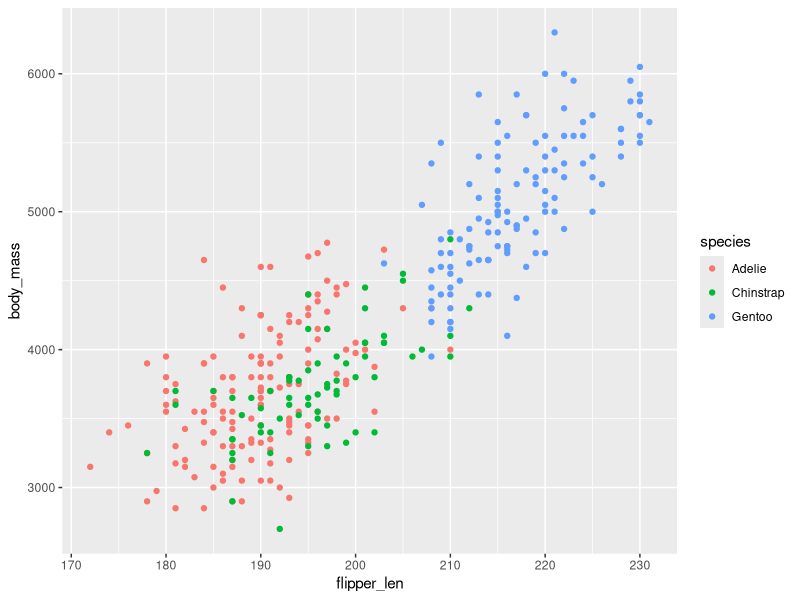

Recreate this plot in R.
## ---- chunk 1
#| echo: true
#| warning: false
#| error: false

# load library
library(tidyverse)

# filter only adelie penguins
adelie_penguins <- penguins |>
  filter(species == "Adelie") |>
  head(5)

# inspect data
glimpse(adelie_penguins)

## ---- chunk 2
#| echo: true
#| warning: false
#| error: false

ggplot(penguins, aes(x = flipper_len, y = body_mass, colour = species)) +
  geom_point()
